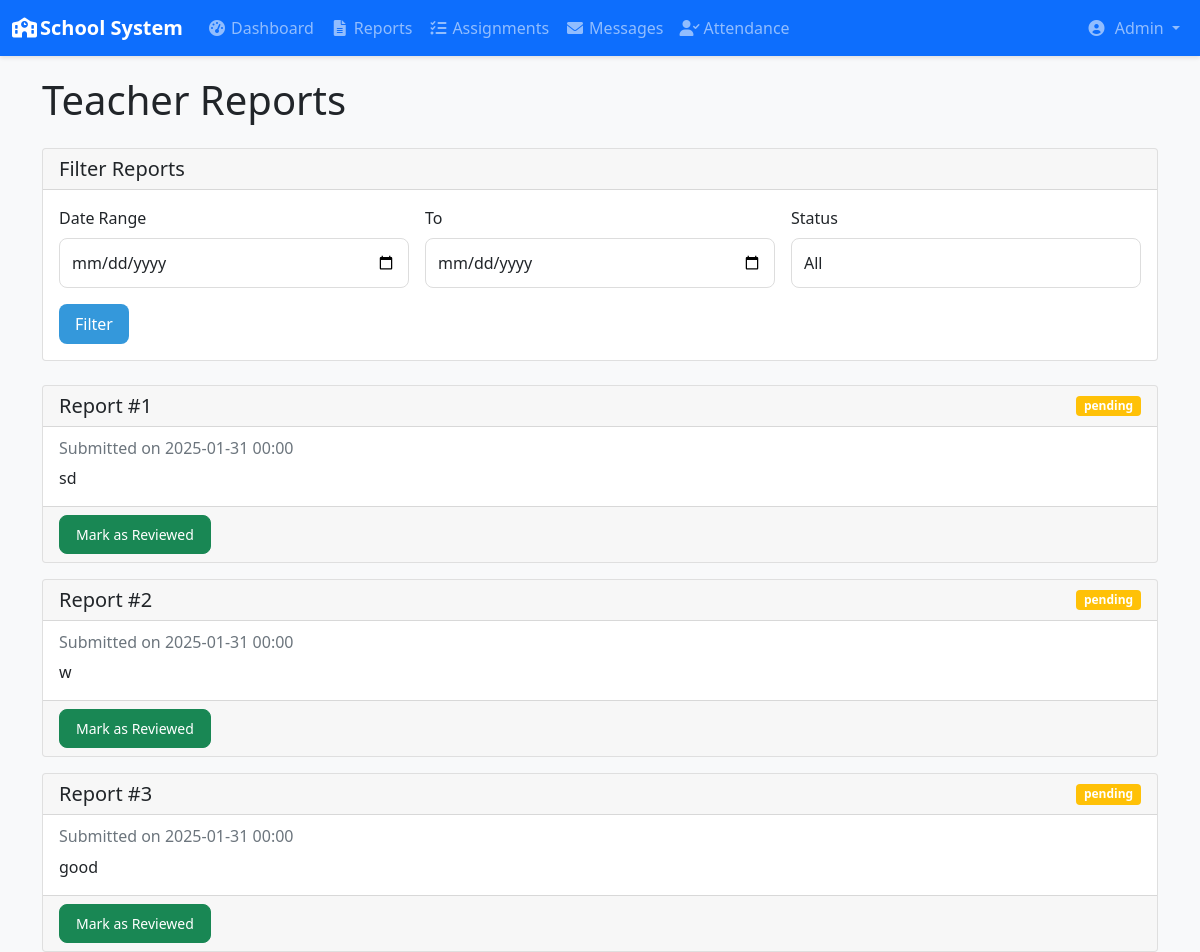
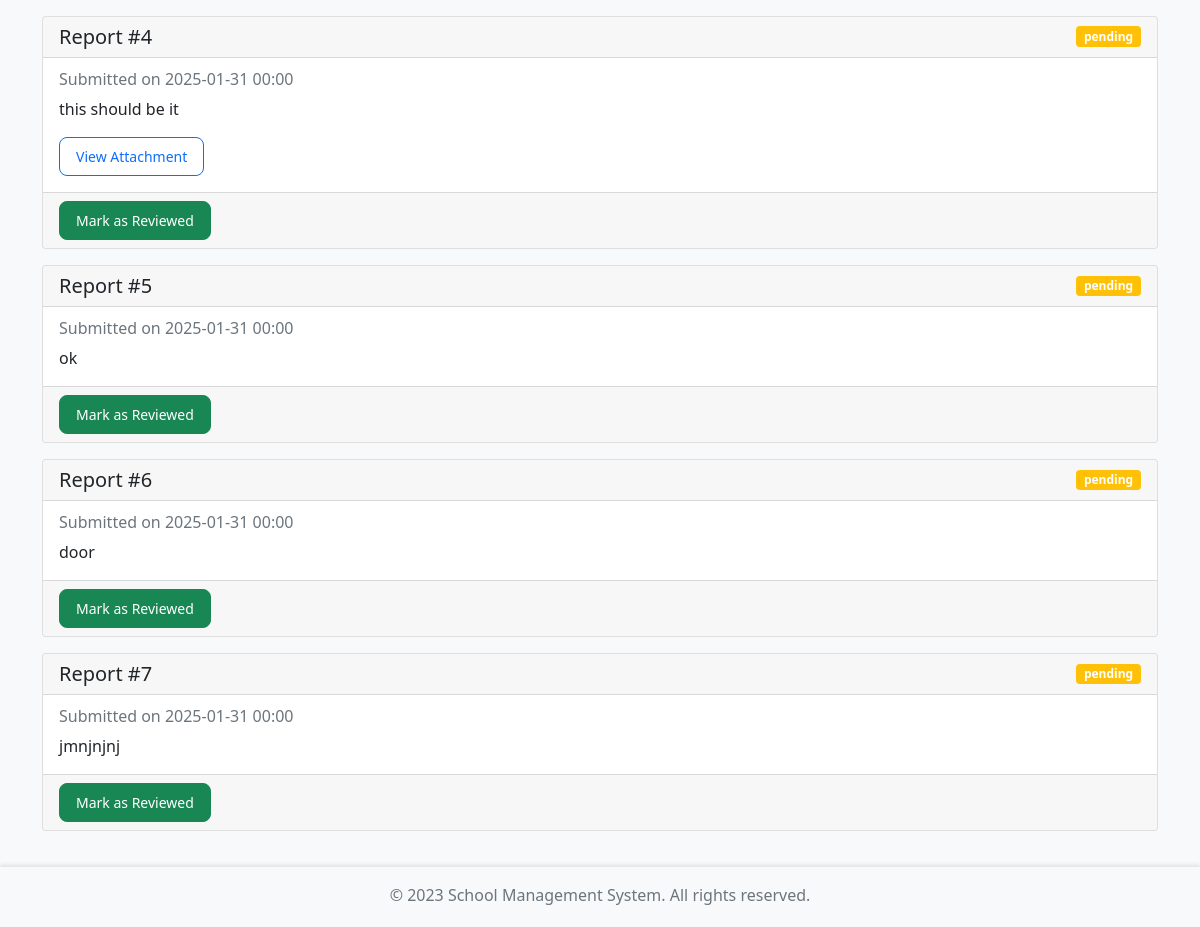
/admin/reports (signed in), run on an earlier commit of the app's database (2 pictures, top to bottom).
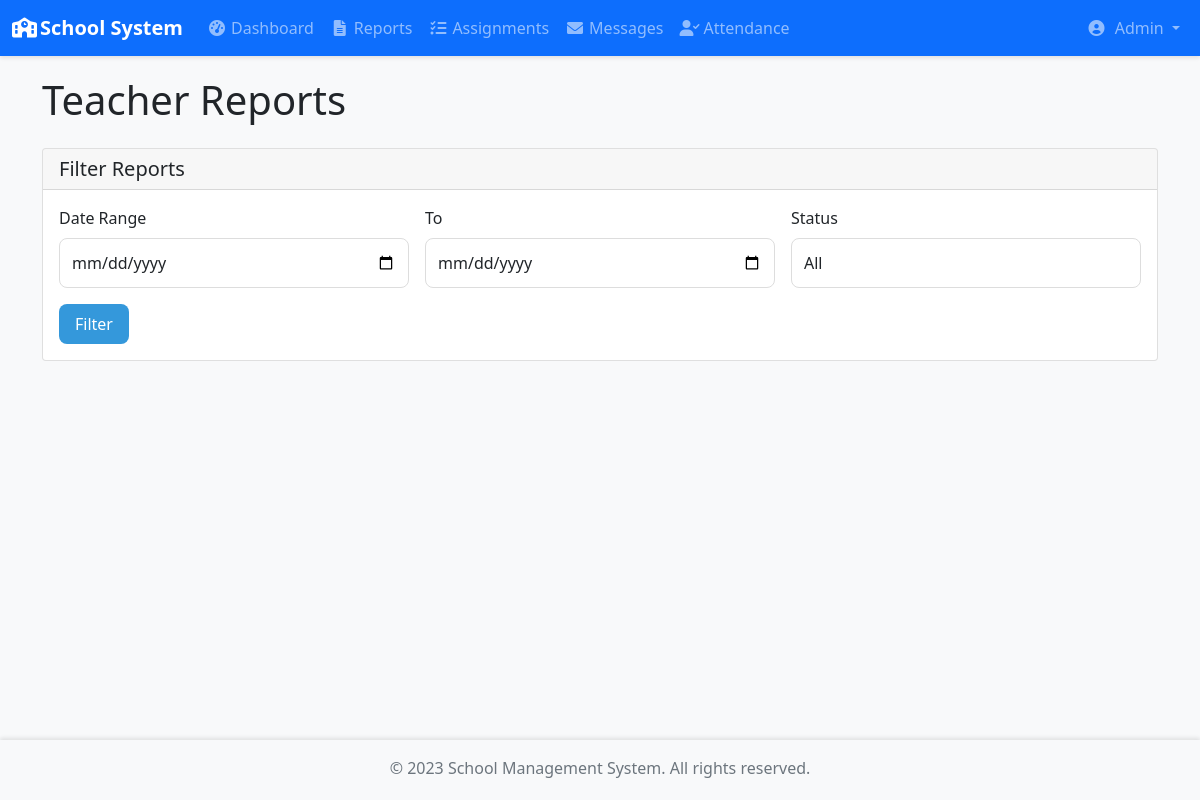
And on a later commit of the database.
### app/models/user.py (models this page shows, shortened)
class User(UserMixin, db.Model):
    id = db.Column(db.Integer, primary_key=True)
    username = db.Column(db.String(64), unique=True, nullable=False)
    email = db.Column(db.String(120), unique=True, nullable=False)
    password_hash = db.Column(db.String(128))
    role = db.Column(db.String(20), nullable=False)  # 'admin', 'teacher', 'student'
    created_at = db.Column(db.DateTime, default=datetime.utcnow)
    is_active = db.Column(db.Boolean, default=True)
    first_name = db.Column(db.String(64))
    last_name = db.Column(db.String(64))

### app/models/report.py (models this page shows)
class DailyReport(db.Model):
    id = db.Column(db.Integer, primary_key=True)
    teacher_id = db.Column(db.Integer, db.ForeignKey('user.id'), nullable=False)
    date = db.Column(db.DateTime, default=datetime.utcnow)
    content = db.Column(db.Text, nullable=False)
    cleanliness_rating = db.Column(db.Integer)  # Add this line
    floor_rating = db.Column(db.Integer)  # 1-5 stars
    floor_photo = db.Column(db.String(255))
    floor_remarks = db.Column(db.Text)
    bench_rating = db.Column(db.Integer)  # 1-5 stars
    bench_photo = db.Column(db.String(255))
    bench_remarks = db.Column(db.Text)
    whiteboard_rating = db.Column(db.Integer)  # 1-5 stars
    whiteboard_photo = db.Column(db.String(255))
    whiteboard_remarks = db.Column(db.Text)
    door_rating = db.Column(db.Integer)  # 1-5 stars
    door_photo = db.Column(db.String(255))
    door_remarks = db.Column(db.Text)
    walls_rating = db.Column(db.Integer)  # 1-5 stars
    walls_photo = db.Column(db.String(255))
    walls_remarks = db.Column(db.Text)
    dustbin_rating = db.Column(db.Integer)  # 1-5 stars
    dustbin_photo = db.Column(db.String(255))
    dustbin_remarks = db.Column(db.Text)
    file_path = db.Column(db.String(500))
    status = db.Column(db.String(20), default='pending')  # pending, reviewed

### app/blueprints/admin.py (the view)
@admin.route('/admin/reports')
@login_required
@admin_required
def view_reports():
    reports = DailyReport.query.order_by(DailyReport.date.desc()).all()
    return render_template('admin/reports.html', reports=reports)

### app/blueprints/admin.py (called while the page is built)
def admin_required(f):
    @wraps(f)
    def decorated_function(*args, **kwargs):
        if not current_user.is_authenticated or current_user.role != 'admin':
            flash('You need to be an admin to access this page.', 'danger')
            return redirect(url_for('auth.login'))
        return f(*args, **kwargs)
    return decorated_function

### app/templates/admin/reports.html (shortened to what this page needs)
{% extends "base.html" %}
{% block content %}
<div class="container">
    <h1 class="mb-4">Teacher Reports</h1>
    <div class="card mb-4">
        <div class="card-header">
            <div class="row">
                <div class="col">
                    <h5 class="mb-0">Filter Reports</h5>
                </div>
            </div>
        </div>
        <div class="card-body">
            <form class="row g-3">
                <div class="col-md-4">
                    <label class="form-label">Date Range</label>
                    <input type="date" class="form-control" name="start_date">
                </div>
                <div class="col-md-4">
                    <label class="form-label">To</label>
                    <input type="date" class="form-control" name="end_date">
                </div>
                <div class="col-md-4">
                    <label class="form-label">Status</label>
                    <select class="form-control" name="status">
                        <option value="">All</option>
                    </select>
                </div>
                <div class="col-12">
                    <button type="submit" class="btn btn-primary">Filter</button>
                </div>
            </form>
        </div>
    </div>
    <div class="reports-list">
        {% for report in reports %}
        <div class="card mb-3">
            <div class="card-header">
                <div class="d-flex justify-content-between align-items-center">
                    <h5 class="mb-0">Report #{{ report.id }}</h5>
                    <span class="badge {% if report.status == 'pending' %}bg-warning{% else %}bg-success{% endif %}">
                        {{ report.status }}
                    </span>
                </div>
            </div>
            <div class="card-body">
                <h6 class="card-subtitle mb-2 text-muted">
                    Submitted on {{ report.date.strftime('%Y-%m-%d %H:%M') }}
                </h6>
                <p class="card-text">{{ report.content }}</p>
                {% if report.file_path %}
                <a href="{{ url_for('static', filename='uploads/' + report.file_path) }}"
                   class="btn btn-sm btn-outline-primary" target="_blank">
                    View Attachment
                </a>
                {% endif %}
            </div>
            <div class="card-footer">
                <button class="btn btn-success btn-sm mark-reviewed" data-report-id="{{ report.id }}">
                    Mark as Reviewed
                </button>
            </div>
        </div>
        {% endfor %}
    </div>
</div>
{% endblock %}

### app/templates/base.html (shortened to what this page needs)
<!DOCTYPE html>
<html lang="en">
<head>
    <link href="https://cdn.jsdelivr.net/npm/bootstrap@5.1.3/dist/css/bootstrap.min.css" rel="stylesheet">
    <link rel="stylesheet" href="https://cdnjs.cloudflare.com/ajax/libs/font-awesome/6.0.0/css/all.min.css">
    <link rel="stylesheet" href="{{ url_for('static', filename='css/base.css') }}">
    {% if current_user.is_authenticated %}
        {% if current_user.role == 'admin' %}
            <link rel="stylesheet" href="{{ url_for('static', filename='css/admin.css') }}">
        {% elif current_user.role == 'teacher' %}
            <link rel="stylesheet" href="{{ url_for('static', filename='css/teacher.css') }}">
        {% elif current_user.role == 'student' %}
            <link rel="stylesheet" href="{{ url_for('static', filename='css/student.css') }}">
        {% endif %}
    {% endif %}
</head>
<body>
    <nav class="navbar navbar-expand-lg navbar-dark bg-primary fixed-top">
        <div class="container-fluid">
            <a class="navbar-brand" href="#">
                <i class="fas fa-school me-2"></i>School System
            </a>
            <div class="collapse navbar-collapse" id="navbarNav">
                {% if current_user.is_authenticated %}
                    {% if current_user.role == 'admin' %}
                        <ul class="navbar-nav me-auto">
                            <li class="nav-item">
                                <a class="nav-link {% if request.endpoint == 'admin.dashboard' %}active{% endif %}"
                                   href="{{ url_for('admin.dashboard') }}">
                                    <i class="fas fa-tachometer-alt me-1"></i>Dashboard
                                </a>
                            </li>
                            <li class="nav-item">
                                <a class="nav-link {% if request.endpoint == 'admin.reports' %}active{% endif %}"
                                   href="{{ url_for('admin.view_reports') }}">
                                    <i class="fas fa-file-alt me-1"></i>Reports
                                </a>
                            </li>
                            <li class="nav-item">
                                <a class="nav-link {% if request.endpoint == 'admin.assignments' %}active{% endif %}"
                                   href="{{ url_for('admin.assignments') }}">
                                    <i class="fas fa-tasks me-1"></i>Assignments
                                </a>
                            </li>
                            <li class="nav-item">
                                <a class="nav-link {% if request.endpoint == 'admin.messages' %}active{% endif %}"
                                   href="{{ url_for('admin.messages') }}">
                                    <i class="fas fa-envelope me-1"></i>Messages
                                </a>
                            <li class="nav-item">
                               <a class="nav-link {% if request.endpoint == 'admin.view_attendance' %}active{% endif %}"
                               href="{{ url_for('admin.view_attendance') }}">
                                <i class="fas fa-user-check me-1"></i>Attendance
                                </a>
                            </li>
                                </li>
                        </ul>
                    {% endif %}
                    <ul class="navbar-nav ms-auto">
                        <li class="nav-item dropdown">
                            <a class="nav-link dropdown-toggle" href="#" id="navbarDropdown"
                               data-bs-toggle="dropdown">
                                <i class="fas fa-user-circle me-1"></i>
                                {{ current_user.first_name }}
                            </a>
                        </li>
                    </ul>
                {% endif %}
            </div>
        </div>
    </nav>
    <main class="content-wrapper">
        {% block content %}{% endblock %}
    </main>
    <footer class="footer mt-auto py-3 bg-light">
        <div class="container text-center">
            <span class="text-muted">© 2023 School Management System. All rights reserved.</span>
        </div>
    </footer>
</body>
</html>

### app/static/css/base.css (style rules this page uses)
:root { --navbar-height: 56px; --footer-height: 60px; }
body { min-height: 100vh; display: flex; flex-direction: column; padding-top: var(--navbar-height); }
.content-wrapper { flex: 1; padding: 20px; background-color: #f8f9fa; }
.navbar { box-shadow: 0 2px 4px rgba(0,0,0,0.1); }
.navbar-brand { font-weight: 600; }
.nav-link { padding: 0.5rem 1rem; transition: color 0.2s; }
.footer { box-shadow: 0 -2px 4px rgba(0,0,0,0.1); height: var(--footer-height); }
.fas { width: 20px; text-align: center; }

### app/static/css/admin.css (style rules this page uses)
:root { --primary-color: #2c3e50; --secondary-color: #34495e; --accent-color: #3498db; --success-color: #2ecc71; --warning-color: #f1c40f; --danger-color: #e74c3c; --light-gray: #f5f6fa; --dark-gray: #2d3436; }
body { background-color: var(--light-gray); }
.form-control { border-radius: 8px; border: 1px solid #ddd; padding: 0.75rem; }
.btn { border-radius: 8px; padding: 0.5rem 1rem; transition: all 0.3s ease; }
.btn-primary { background-color: var(--accent-color); border: none; }

What changed in the data, as far as the page shows it:
removed DailyReport: id "1", status "pending", date "2025-01-31 00:00", content "sd"
removed DailyReport: id "2", status "pending", date "2025-01-31 00:00", content "w"
removed DailyReport: id "3", status "pending", date "2025-01-31 00:00", content "good"
removed DailyReport: id "4", status "pending", date "2025-01-31 00:00", content "this should be it"
removed DailyReport: id "5", status "pending", date "2025-01-31 00:00", content "ok"
removed DailyReport: id "6", status "pending", date "2025-01-31 00:00", content "door"
removed DailyReport: id "7", status "pending", date "2025-01-31 00:00", content "jmnjnjnj"
